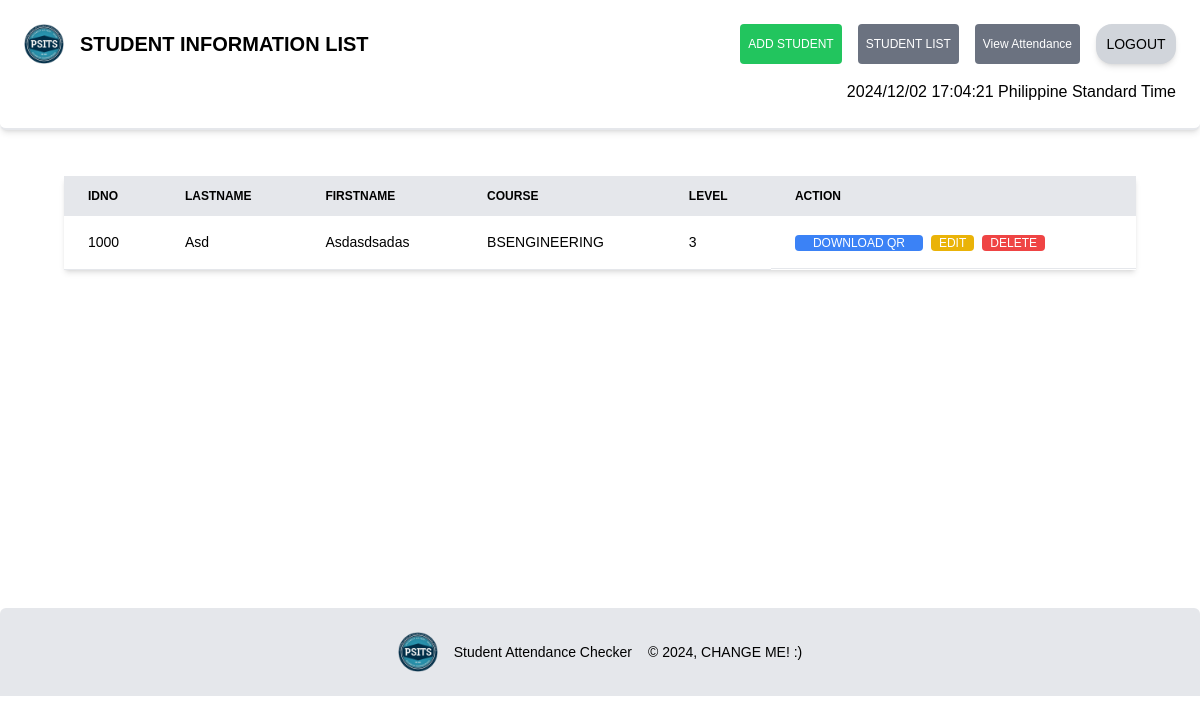
Screenshot of /studentlist (signed in) with the database file from the repository.
### tables this page shows
CREATE TABLE students (
id INTEGER PRIMARY KEY,
idno text UNIQUE,
lastname text,
firstname text,
course text,
level text,
qrcode text, image text);

### app.py (the view)
@app.route('/studentlist')
def studentlist():
	if not session.get('name'):
		return redirect('/')
	else:
		return render_template('studentinfo.html', header=True, headerTitle='Student Information List', students=get_students())

### app.py (called while the page is built)
def get_students() -> dict:
	return dbhelper.getall_records('students')

@app.after_request
def after_request(response):
	response.headers['Cache-Control'] = 'no-cache, no-store, must-revalidate'
	return response

### dbhelper.py (called while the page is built)
def getprocess(sql:str) -> object:
	db:object = connect(database)
	cursor:object = db.cursor()
	cursor.execute(sql)
	cursor.row_factory = Row
	data:dict = cursor.fetchall()
	db.close()
	for d in data:
		print(dict(d))
	return data

def getall_records(table:str) -> dict:
	sql:str = f"SELECT * FROM {table}"
	data = getprocess(sql)
	print(f"Get All Record: {sql}")
	return data

### templates/studentinfo.html (shortened to what this page needs)
{% extends 'base.html' %}
{% block content %}
<section class='text-sm text-black min-h-[100vh]'>
	<div class='min-h-64 px-16 overflow-x-auto relative flex flex-col gap-8'>
		<table class='w-full table-auto text-left shadow-md' id='student-info-table'>
			<thead class='text-xs uppercase bg-gray-200'>
				<tr>
					<th class='px-6 py-3'>IDNO</th>
					<th class='px-6 py-3'>Lastname</th>
					<th class='px-6 py-3'>Firstname</th>
					<th class='px-6 py-3'>Course</th>
					<th class='px-6 py-3'>Level</th>
					<th class='px-6 py-3'>Action</th>
				</tr>
			</thead>
			<tbody id='student-info-tbody'>
				{% for student in students %}
				<tr class='hover:bg-gray-100'>
					<td class='px-6 py-4 border-b'>{{ student['idno'] }}</td>
					<td class='px-6 py-4 border-b'>{{ student['lastname'].title() }}</td>
					<td class='px-6 py-4 border-b'>{{ student['firstname'].title() }}</td>
					<td class='px-6 py-4 border-b'>{{ student['course'].upper() }}</td>
					<td class='px-6 py-4 border-b'>{{ student['level'] }}</td>
					<td class='px-6 py-4 border-b flex gap-2'>
						<div class='relative'>
							<button
							type='button'
							data-idno="{{ student['idno'] }}"
							data-qrcode="{{ student['qrcode'] }}"
							onclick='downloadQR(this)'
							class='px-2 w-32 text-white active:scale-95 bg-blue-500 rounded text-xs'
							onmouseover="showTooltip('download-qr-button-tooltip-{{ student['idno'] }}')"
							onmouseout="hideTooltip('download-qr-button-tooltip-{{ student['idno'] }}')"
							>
								DOWNLOAD QR
							</button>
						</div>
						<div class='relative'>
							<button
							id="edit-button-{{ student['idno'] }}"
							data-idno="{{ student['idno'] }}"
							data-lastname="{{ student['lastname'] }}"
							data-firstname="{{ student['firstname'] }}"
							data-course="{{ student['course'] }}"
							data-level="{{ student['level'] }}"
							data-qrcode="{{ student['qrcode'] }}"
							data-image="{{ student['image'] }}"
							onclick='editStudent(this)'
							class="px-2 text-white bg-yellow-500 rounded active:scale-95 text-xs">
								EDIT
							</button>
						</div>
						<div class='relative'>
							<button
							type='button'
							data-idno="{{ student['idno'] }}"
							onclick='deleteStudent(this)'
							class='px-2 text-white active:scale-95 bg-red-500 rounded text-xs'
							>
								DELETE
							</button>
						</div>
					</td>
				</tr>
				{% endfor %}
			</tbody>
		</table>
	</div>
</section>
{% endblock %}

### static/css/main.css (style rules this page uses)
html, :host { line-height: 1.5; -webkit-text-size-adjust: 100%; -moz-tab-size: 4; -o-tab-size: 4; tab-size: 4; font-family: ui-sans-serif, system-ui, sans-serif, "Apple Color Emoji", "Segoe UI Emoji", "Segoe UI Symbol", "Noto Color Emoji"; font-feature-settings: normal; font-variation-settings: normal; -webkit-tap-highlight-color: transparent; }
body { margin: 0; line-height: inherit; }
table { text-indent: 0; border-color: inherit; border-collapse: collapse; }
button, input, optgroup, select, textarea { font-family: inherit; font-feature-settings: inherit; font-variation-settings: inherit; font-size: 100%; font-weight: inherit; line-height: inherit; letter-spacing: inherit; color: inherit; margin: 0; padding: 0; }
button, select { text-transform: none; }
button, input:where([type='button']), input:where([type='reset']), input:where([type='submit']) { -webkit-appearance: button; background-color: transparent; background-image: none; }
button, [role="button"] { cursor: pointer; }
.relative { position: relative; }
.flex { display: flex; }
.min-h-64 { min-height: 16rem; }
.min-h-\[100vh\] { min-height: 100vh; }
.w-32 { width: 8rem; }
.w-full { width: 100%; }
.table-auto { table-layout: auto; }
.flex-col { flex-direction: column; }
.gap-2 { gap: 0.5rem; }
.gap-8 { gap: 2rem; }
.overflow-x-auto { overflow-x: auto; }
.rounded { border-radius: 0.25rem; }
.border-b { border-bottom-width: 1px; }
.bg-blue-500 { --tw-bg-opacity: 1; background-color: rgb(59 130 246 / var(--tw-bg-opacity, 1)); }
.bg-red-500 { --tw-bg-opacity: 1; background-color: rgb(239 68 68 / var(--tw-bg-opacity, 1)); }
.bg-yellow-500 { --tw-bg-opacity: 1; background-color: rgb(234 179 8 / var(--tw-bg-opacity, 1)); }
.bg-gray-200 { --tw-bg-opacity: 1; background-color: rgb(229 231 235 / var(--tw-bg-opacity, 1)); }
.px-16 { padding-left: 4rem; padding-right: 4rem; }
.px-2 { padding-left: 0.5rem; padding-right: 0.5rem; }
.px-6 { padding-left: 1.5rem; padding-right: 1.5rem; }
.py-3 { padding-top: 0.75rem; padding-bottom: 0.75rem; }
.py-4 { padding-top: 1rem; padding-bottom: 1rem; }
.text-left { text-align: left; }
.text-sm { font-size: 0.875rem; line-height: 1.25rem; }
.text-xs { font-size: 0.75rem; line-height: 1rem; }
.uppercase { text-transform: uppercase; }
.text-black { --tw-text-opacity: 1; color: rgb(0 0 0 / var(--tw-text-opacity, 1)); }
.text-white { --tw-text-opacity: 1; color: rgb(255 255 255 / var(--tw-text-opacity, 1)); }
.shadow-md { --tw-shadow: 0 4px 6px -1px rgb(0 0 0 / 0.1), 0 2px 4px -2px rgb(0 0 0 / 0.1); --tw-shadow-colored: 0 4px 6px -1px var(--tw-shadow-color), 0 2px 4px -2px var(--tw-shadow-color); box-shadow: var(--tw-ring-offset-shadow, 0 0 #0000), var(--tw-ring-shadow, 0 0 #0000), var(--tw-shadow); }

### rows the page displays
students: idno "1000", lastname "Asd", firstname "Asdasdsadas", course "BSENGINEERING", level "3"

### other values shown
{{ headerTitle }} "STUDENT INFORMATION LIST"
